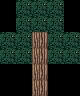

The image is a tile-based game level rendered from a .tmx file. Its description and complete source (layers, tilesets, objects, tile grids) follow:
An orthogonal 5x6 tile map with 16x16 px tiles, 2 tile layers (Tile Layer 1, Tile Layer 2), 2 tilesets.

<map version="1.10" tiledversion="1.11.2" orientation="orthogonal" renderorder="right-down" width="5" height="6" tilewidth="16" tileheight="16" infinite="0" nextlayerid="3" nextobjectid="1">
 <tileset firstgid="1" source="Blocks.tsx" />
 <tileset firstgid="65" source="../Blocks.tsx" />
 <layer id="1" name="Tile Layer 1" width="5" height="6">
  <data encoding="csv">
0,18,18,18,0,
0,18,18,18,0,
18,18,11,18,18,
18,18,11,18,18,
0,0,11,0,0,
0,0,11,0,0
</data>
 </layer>
 <layer id="2" name="Tile Layer 2" width="5" height="6">
  <data encoding="csv">
0,0,0,0,0,
0,0,0,0,0,
0,0,0,0,0,
0,0,0,0,0,
0,0,0,0,0,
0,0,0,0,0
</data>
 </layer>
</map>
